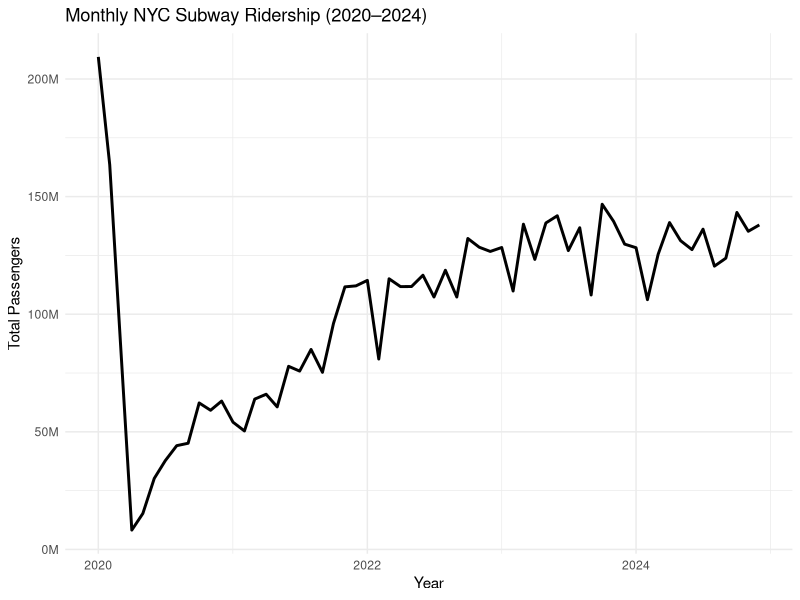
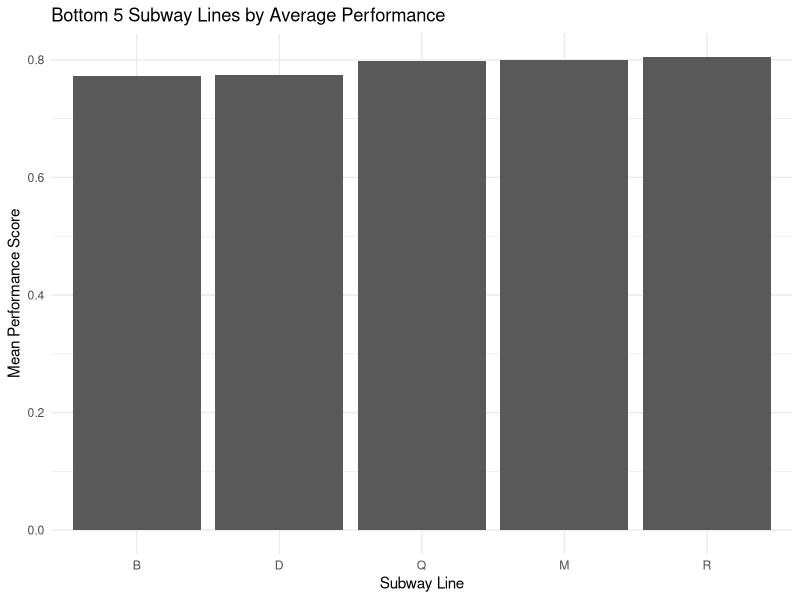
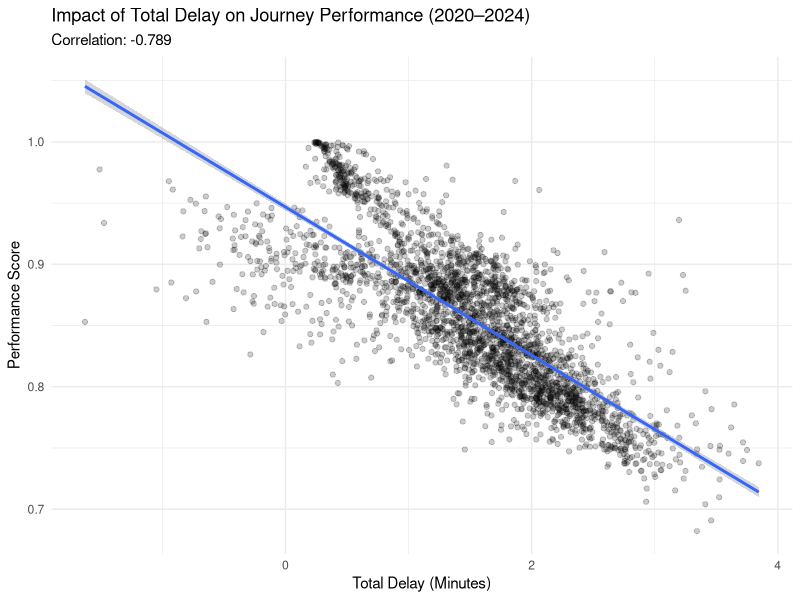

The R script that drew these images, in order:
## ---- chunk 1
library(tidyverse)

subway_data <- read.csv("MTA_Subway_Customer_Journey-Focused_Metrics__2020-2024.csv")
## ---- chunk 2
str(subway_data)
## ---- chunk 3
sum(is.na(subway_data))
## ---- chunk 4
summary(subway_data)
## ---- chunk 5
df <- subway_data %>%
  mutate(month = as.Date(month)) %>%
  rename(perf_score = customer.journey.time.performance)

head(df)
## ---- chunk 6
df %>%
  group_by(month) %>%
  summarise(total_passengers = sum(num_passengers, na.rm = TRUE)) %>%
  ggplot(aes(x = month, y = total_passengers)) +
  geom_line(linewidth = 1) +
   scale_y_continuous(labels = scales::label_number(scale = 1e-6, suffix = "M")) +
  labs(
    title = "Monthly NYC Subway Ridership (2020–2024)",
    x = "Year",
    y = "Total Passengers"
  ) +
  theme_minimal()
## ---- chunk 7
df %>%
  group_by(line) %>%
  summarise(mean_performance = mean(perf_score, na.rm = TRUE)) %>%
  arrange(mean_performance) %>%
  slice(1:5) %>%
  ggplot(aes(x = reorder(line, mean_performance), y = mean_performance)) +
  geom_col() +
  labs(
    title = "Bottom 5 Subway Lines by Average Performance",
    x = "Subway Line",
    y = "Mean Performance Score"
  ) +
  theme_minimal()
## ---- chunk 8
df_analysis <- df %>%
  mutate(total_delay = additional.platform.time + additional.train.time)

# Summary by division
df_analysis %>%
  group_by(division) %>%
  summarise(
    Avg_Performance = mean(perf_score, na.rm = TRUE),
    Avg_Delay = mean(total_delay, na.rm = TRUE),
    Total_Passengers = sum(num_passengers, na.rm = TRUE)
  )
## ---- chunk 9
t.test(perf_score ~ period, data = df_analysis, conf.level = 0.95)
## ---- chunk 10
t.test(perf_score ~ division, data = df_analysis, conf.level = 0.95)
## ---- chunk 11
cor_val <- cor(df_analysis$total_delay, df_analysis$perf_score)
cor_val
## ---- chunk 12
perf_model <- lm(perf_score ~ total_delay, data = df_analysis)
summary(perf_model)
## ---- chunk 13
ggplot(df_analysis, aes(x = total_delay, y = perf_score)) +
  geom_point(alpha = 0.2) +
  geom_smooth(method = "lm") +
  labs(
    title = "Impact of Total Delay on Journey Performance (2020–2024)",
    subtitle = paste("Correlation:", round(cor_val, 3)),
    x = "Total Delay (Minutes)",
    y = "Performance Score"
  ) +
  theme_minimal()
